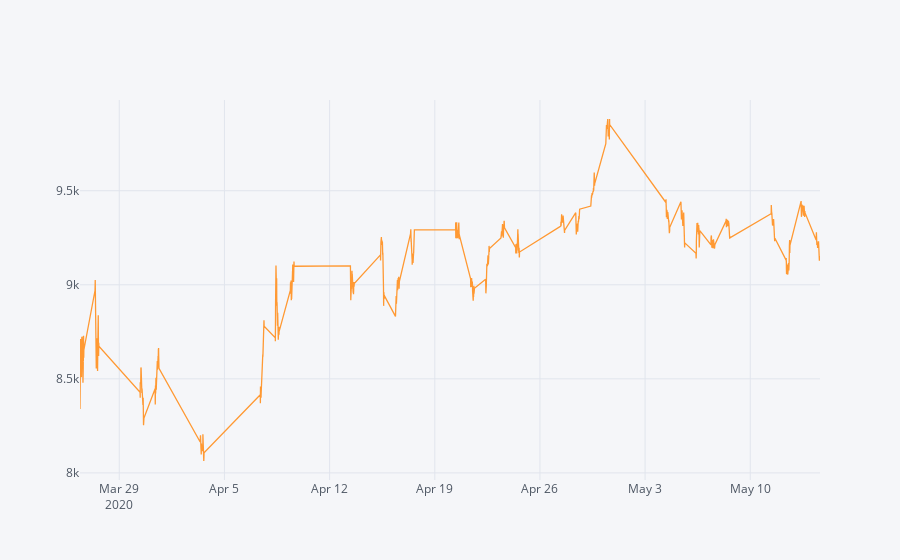

Here is the notebook cell this chart was saved with:
### Code cell
import cufflinks as cf
from plotly.offline import download_plotlyjs,init_notebook_mode,plot,iplot
init_notebook_mode(connected=True)
cf.go_offline()

%matplotlib inline
df1a[['Adj Close']].iplot()

### Figure 1 — Plotly figure (JSON) as saved in the notebook; plotly's stock layout.template omitted (floating-point values rounded to 4 significant figures; data arrays with more than 128 entries replaced by an {"elided": "..."} marker saying what was removed)
{"data": [{"line": {"color": "rgba(255, 153, 51, 1.0)", "dash": "solid", "shape": "linear", "width": 1.3}, "mode": "lines", "name": "Adj Close", "text": "", "type": "scatter", "x": {"elided": "2242 str values"}, "y": {"elided": "2242 float values"}}], "layout": {"legend": {"bgcolor": "#F5F6F9", "font": {"color": "#4D5663"}}, "paper_bgcolor": "#F5F6F9", "plot_bgcolor": "#F5F6F9", "title": {"font": {"color": "#4D5663"}}, "xaxis": {"gridcolor": "#E1E5ED", "showgrid": true, "tickfont": {"color": "#4D5663"}, "title": {"font": {"color": "#4D5663"}, "text": ""}, "zerolinecolor": "#E1E5ED"}, "yaxis": {"gridcolor": "#E1E5ED", "showgrid": true, "tickfont": {"color": "#4D5663"}, "title": {"font": {"color": "#4D5663"}, "text": ""}, "zerolinecolor": "#E1E5ED"}}}
